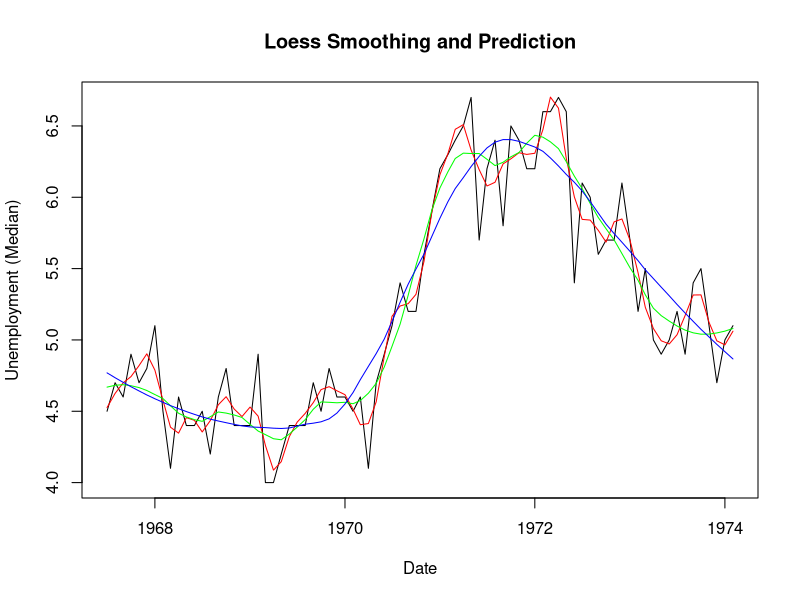
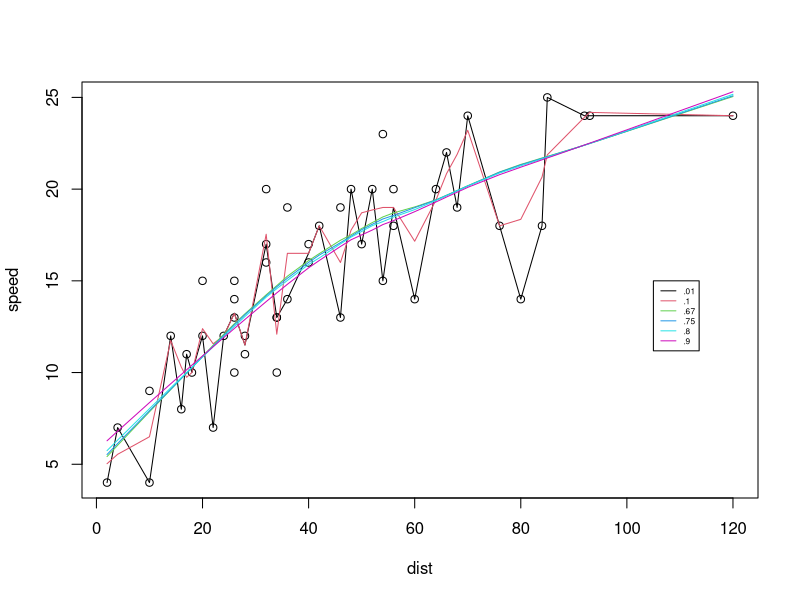

The R script that drew these images, in order:
## ---- chunk 1
rm(list =ls())
data(economics, package="ggplot2")

economics$index=1:nrow(economics)
economics=economics[1:80,]

loessMod10=loess(uempmed~index,data = economics,span = .1)
loessMod25=loess(uempmed~index,data = economics,span = .25)
loessMod50=loess(uempmed~index,data = economics,span = .5)

## ---- chunk 2
smoothed10=predict(loessMod10)
smoothed25=predict(loessMod25)
smoothed50=predict(loessMod50)

## ---- chunk 3
plot(economics$uempmed,x=economics$date,type = "l",main = "Loess Smoothing and Prediction",xlab = "Date",ylab = "Unemployment (Median)")

lines(smoothed10,x=economics$date,col="red")
lines(smoothed25,x=economics$date,col="green")
lines(smoothed50,x=economics$date,col="blue")

## ---- chunk 4
data("cars")
str(cars)
## ---- chunk 5
plot(speed~dist,data = cars)

lines(lowess(cars$speed~cars$dist,f=.01),col=1)
lines(lowess(cars$speed~cars$dist,f=.1),col=2)
lines(lowess(cars$speed~cars$dist,f=2/3),col=3)
lines(lowess(cars$speed~cars$dist,f=.75),col=4)
lines(lowess(cars$speed~cars$dist,f=.8),col=5)
lines(lowess(cars$speed~cars$dist,f=.9),col=6)

legend(105,15,legend = c(".01",".1",".67",".75",".8",".9"),col = c(1:6),lty=1, cex=0.5)

## ---- chunk 6
library(MASS)
names(iris)
dim(iris)
head(iris)
## ---- chunk 7
set.seed(555)
train=sample(1:nrow(iris),nrow(iris)/2)
iris_train=iris[train,]
iris_test=iris[-train,]

fit1=lda(Species~.,data = iris_train)
predict1=predict(fit1,iris_train)
predict1_class=predict1$class
table1=table(predict1_class,iris_train$Species)
table1
sum(diag(table1)/sum(table1))

predict2=predict(fit1,iris_test)
predict2_class=predict2$class
table2=table(predict2_class,iris_test$Species)
table2
sum(diag(table2)/sum(table2))

